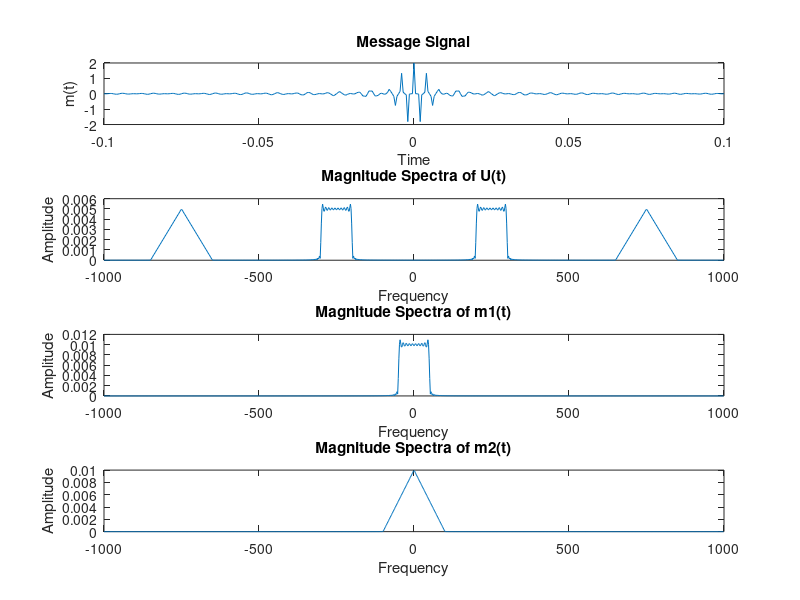

Recreate this plot in MATLAB.
clc;
clearvars;

%Frequency Division Multiplexing System

to = 0.1;

fc1 = 250;
fc2 = 750;
fs = 2000;

ts=1/fs;
t = [-to:ts:to];

m1 = sinc(100*t); 
m2 = sinc(100*t).^2;

c1 = cos(2*pi*fc1*t); % carrier signals
c2 = cos(2*pi*fc2*t);

u = m1.*c1 + m2.*c2;

subplot(4,1,1)
plot(t,u); xlabel("Time"); ylabel("m(t)"); title('Message Signal');


N = 1024;
U = fft(u,N);
U = U/fs; %scaling
M1 = fft(m1,N);
M1 = M1/fs; %scaling
M2 = fft(m2,N);
M2 = M2/fs; %scaling
fn = [0:1/N:1-1/N]*fs - fs/2;


subplot(4,1,2)
plot(fn,abs(fftshift(U))); xlabel("Frequency"); ylabel("Amplitude"); title('Magnitude Spectra of U(t)')
subplot(4,1,3)
plot(fn,abs(fftshift(M1))); xlabel("Frequency"); ylabel("Amplitude"); title('Magnitude Spectra of m1(t)')
subplot(4,1,4)
plot(fn,abs(fftshift(M2))); xlabel("Frequency"); ylabel("Amplitude"); title('Magnitude Spectra of m2(t)')
